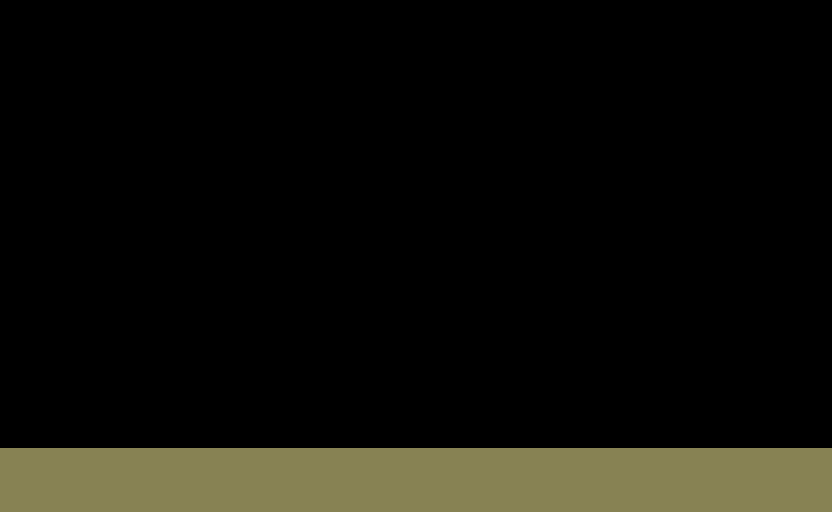

Below is a game level as drawn by its tile map, then a one-line description and the .tmx file that defines it, in full:
An orthogonal 13x8 tile map with 64x64 px tiles, 1 tile layer (plateforms2).

<map version="1.8" tiledversion="1.8.4" orientation="orthogonal" renderorder="right-down" width="13" height="8" tilewidth="64" tileheight="64" infinite="0" nextlayerid="2" nextobjectid="1">
 <editorsettings>
  <export target="house.json" format="json" />
 </editorsettings>
 <tileset firstgid="1" source="tilesetHouse.tsx" />
 <layer id="1" name="plateforms2" width="13" height="8">
  <data encoding="csv">
0,0,0,0,0,0,0,0,0,0,0,0,0,
0,0,0,0,0,0,0,0,0,0,0,0,0,
0,0,0,0,0,0,0,0,0,0,0,0,0,
0,0,0,0,0,0,0,0,0,0,0,0,0,
0,0,0,0,0,0,0,0,0,0,0,0,0,
0,0,0,0,0,0,0,0,0,0,0,0,0,
0,0,0,0,0,0,0,0,0,0,0,0,0,
2,2,2,2,2,2,2,2,2,2,2,2,2
</data>
 </layer>
</map>
